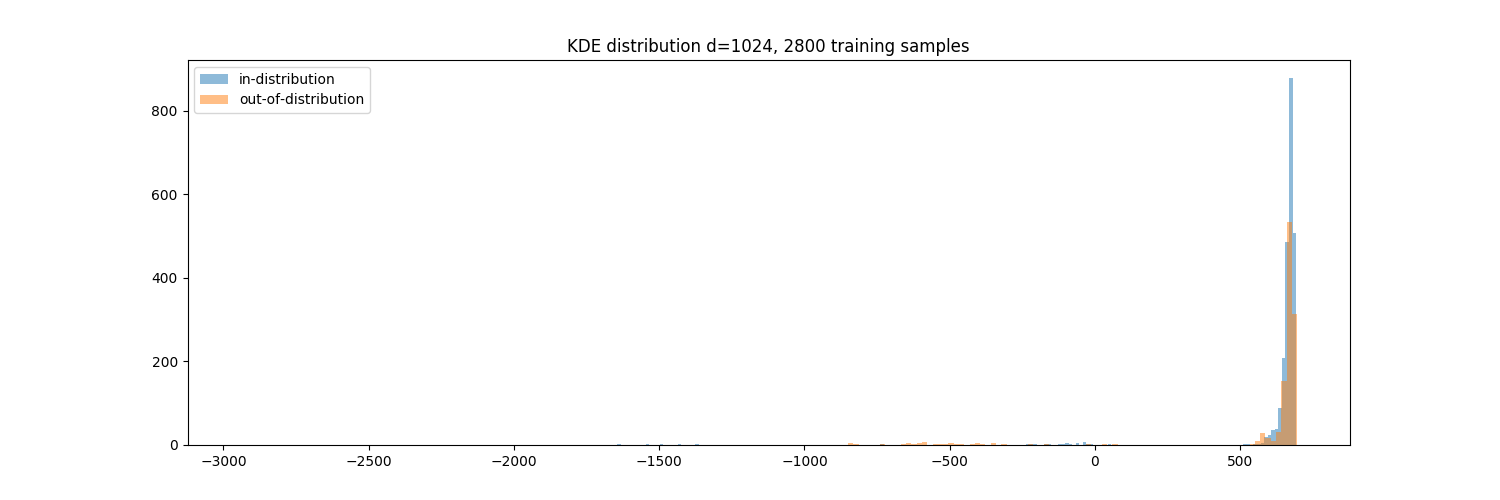

Source code (Python):
import os
import sys
import numpy as np
import pickle
import scipy
from scipy.stats import multivariate_normal
import sklearn
from sklearn.neighbors import KernelDensity
from sklearn.decomposition import PCA
from sklearn.mixture import GaussianMixture

import matplotlib
matplotlib.use("Agg")
import matplotlib.pyplot as plt
from tqdm import tqdm

sys.path.append(os.path.join(os.path.dirname(__file__), ".."))

def load_data():
    x_train = np.load("../experiments/kde/no-attack/train_emb.npz")['train']
    with open("../experiments/tsne/result.pkl", "rb") as f:
        data = pickle.load(f)
    x_test = np.concatenate([e for e in data['embeddings'] if len(e) == 12])
    label = np.concatenate([l for l in data['label'] if len(l) == 12])
    
    print(f"Dimension: {x_train.shape[1]}")
    print(f"Training samples: {x_train.shape[0]}")
    print(f"Test samples: {x_test.shape[0]}, {np.sum(label == 0)} in-distribution, {np.sum(label == 1)} out-of-distribution")
    return x_train[:, :], x_test[:, :], label

def load_data_v2(dim):
    with open(f"../experiments/residual_ae_v3/{dim}/no-attack/result.pkl", 'rb') as f:
        data = pickle.load(f)
    x_train = np.concatenate([e for e in data['embeddings'] if len(e) != 12])

    with open(f"../experiments/residual_ae_v3/{dim}/shift/N01_E1e-1_S10_sep/result.pkl", "rb") as f:
        data = pickle.load(f)
    x_test = np.concatenate([e for e in data['embeddings'] if len(e) == 12])
    label = np.concatenate([l for l in data['label'] if len(l) == 12])
    
    print(f"Dimension: {x_train.shape[1]}")
    print(f"Training samples: {x_train.shape[0]}")
    print(f"Test samples: {x_test.shape[0]}, {np.sum(label == 0)} in-distribution, {np.sum(label == 1)} out-of-distribution")
    return x_train[:, :], x_test[:, :], label
# # Generate random data
# d = 2
# n_train = 100
# n_out = 100
# n_in = 100
# # Training samples (Gaussian) (n_train, d)
# mean = np.random.uniform(low=-1, high=1, size=(d,))
# cov = np.random.uniform(low=0, high=1, size=(d, d))
# cov = np.diag(np.diag(cov))
# x_train = np.random.multivariate_normal(mean=mean, cov=cov, size=(n_train,))
# # # Visualization
# # plt.scatter(x_train[:, 0], x_train[:, 1])
# # plt.show()
# # Test samples out-of-distribution (Uniform) (n_test, d)
# x_out = np.random.uniform(low=-1, high=1, size=(n_out, d))
# # Test samples in-distribution (Gaussian) (n_test, d)
# x_in = np.random.multivariate_normal(mean=mean, cov=cov, size=(n_in,))


# # Compute KDE for a test sample
def kde(x, x_train, sigma=1.):
    d = x_train.shape[1]
    cov = np.zeros((d, d), int)
    np.fill_diagonal(cov, pow(sigma, 2))
    log_density = 0
    for i in tqdm(range(x_train.shape[0])):
        log_density += np.log(multivariate_normal.pdf(x, mean=x_train[i, :], cov=cov))

    return log_density


# log_density_out = []
# for i in range(n_out):
#     log_density_out.append(kde(x_out[i, :], x_train))
# log_density_in = []
# for i in range(n_in):
#     log_density_in.append(kde(x_in[i, :], x_train))

# print(np.mean(log_density_out))
# print(np.mean(log_density_in))

def plot_recon_hist():
    for D in [64, 128, 256]:
        with open(f"../experiments/residual_ae_v3/{D}/shift/N01_E1e-1_S10_sep/result.pkl", "rb") as f:
            data = pickle.load(f)
        score = np.concatenate([s for s in data['score'] if len(s) == 12])
        label = np.concatenate([l for l in data['label'] if len(l) == 12])

        plt.figure(figsize=(5,5))
        plt.hist(score[label == 0], bins=100, alpha=0.5, label='normal')
        plt.hist(score[label == 1], bins=100, alpha=0.5, label='attacker')
        # plt.title(title)
        plt.legend()
        plt.savefig(f"D{D}/hist.png")
        plt.close()
    
# # Comment: in-distribution samples should have larger (log) density than out-of-distribution samples
if __name__ == "__main__":
    # plot_recon_hist()
    # exit()
    D = 64
    if not os.path.exists(f"D{D}"):
        os.makedirs(f"D{D}")
    x_train, x_test, label = load_data_v2(D)
    # log_density = np.array([kde(x, x_train) for x in tqdm(x_test)])
    # print(f"Mean log density of in-distribution samples: {np.mean(log_density[label == 0])}")
    # print(f"Mean log density of out-of-distribution samples: {np.mean(log_density[label == 1])}")
    
    d = 64
    # PCA
    if d < D:
        pca = PCA(n_components=d)
        pca.fit(x_train)
        x_train = pca.transform(x_train)
        x_test = pca.transform(x_test)

    # KDE with sklearn
    bw = 0.05
    kde = KernelDensity(kernel='gaussian', bandwidth=bw).fit(x_train)
    log_density = kde.score_samples(x_test)
    print(f"Mean log density of in-distribution samples: {np.mean(log_density[label == 0])}")
    print(f"Mean log density of out-of-distribution samples: {np.mean(log_density[label == 1])}")

    plt.figure(figsize=(15,5))
    plt.title(f"KDE distribution d={d}, 2800 training samples")
    plt.hist(log_density[label == 0], bins=200, alpha=0.5, label="in-distribution")
    plt.hist(log_density[label == 1], bins=200, alpha=0.5, label="out-of-distribution")
    plt.legend()
    plt.savefig(f"D{D}/kde_{d}_bw{bw}.png")
    plt.close()


    # GMM
    gmm = GaussianMixture(n_components=5, covariance_type='full').fit(x_train)
    log_density = gmm.score_samples(x_test)
    print(f"Mean log density of in-distribution samples: {np.mean(log_density[label == 0])}")
    print(f"Mean log density of out-of-distribution samples: {np.mean(log_density[label == 1])}")

    plt.figure(figsize=(15,5))
    plt.title(f"GMM distribution d={d}, 2800 training samples")
    plt.hist(log_density[label == 0], bins=200, alpha=0.5, label="in-distribution")
    plt.hist(log_density[label == 1], bins=200, alpha=0.5, label="out-of-distribution")
    plt.legend()
    plt.savefig(f"D{D}/gmm_{d}_ncomp{5}.png")
    plt.close()
    